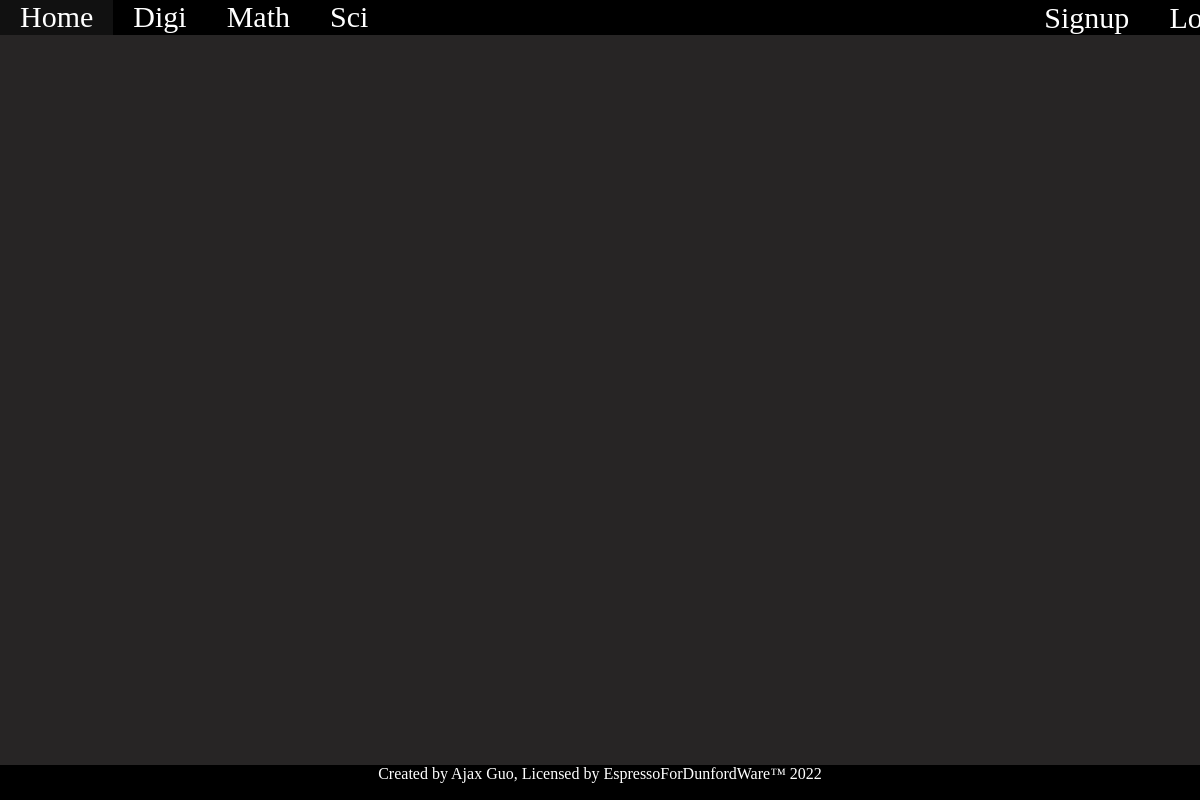
The page /board/3/42 on the database as committed earlier.
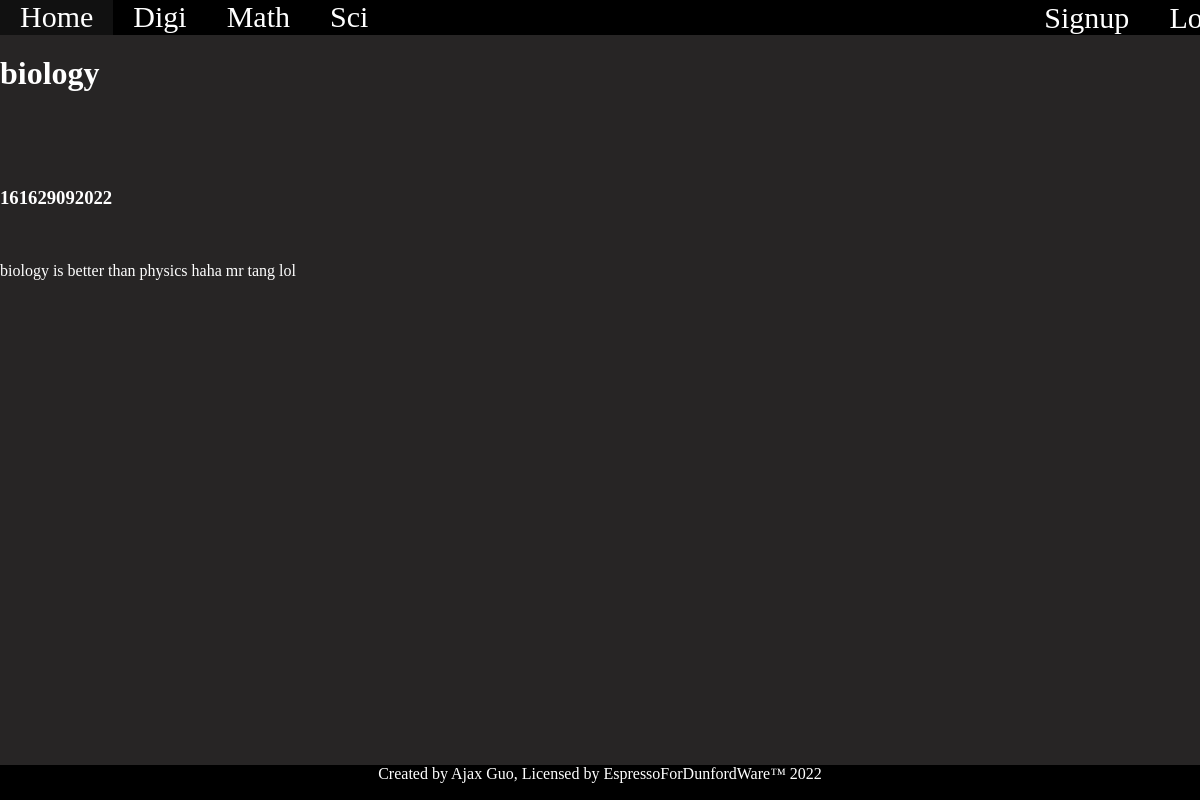
The same page on the database as committed later.
### tables this page shows
CREATE TABLE Thread (id INTEGER PRIMARY KEY AUTOINCREMENT, title STRING NOT NULL, board_id INTEGER NOT NULL REFERENCES Board (id), pinned BOOLEAN NOT NULL, category STRING NOT NULL);

CREATE TABLE Post (id INTEGER PRIMARY KEY AUTOINCREMENT, created_at DATETIME NOT NULL, body STRING NOT NULL, user_id INTEGER NOT NULL REFERENCES User (id), thread_id INTEGER NOT NULL REFERENCES Thread (id), board_id INTEGER REFERENCES Board (id) NOT NULL, image_string STRING);

### main.py (the view)
@app.route("/board/<int:board_id>/<int:thread_id>", methods=["GET"])
def thread_view(board_id , thread_id):
    conn = get_db()
    cursor = conn.cursor()
    cursor.execute('''SELECT name FROM Board WHERE id = ?''', (board_id,))
    name = cursor.fetchone()
    cursor.execute('''SELECT id,title FROM Thread WHERE id = ?''', (thread_id,))
    thread_value=cursor.fetchone()
    cursor.execute('''SELECT body FROM Post WHERE thread_id = ?''', (thread_id,))
    thread_text=cursor.fetchone()
    cursor.execute('''SELECT created_at FROM Post WHERE thread_id = ?''', (thread_id,))
    thread_time=cursor.fetchone()
    return render_template("thread.html", name=name[0], thread_id=thread_id,
                            thread_value=thread_value, thread_text=thread_text,
                            thread_time=thread_time)

### main.py (called while the page is built)
def get_db():
    if "db" not in g:
        g.db = sqlite3.connect("kabaj.db")
    return g.db

@app.teardown_appcontext
def teardown_db(_):
    get_db().close()

### templates/thread.html (shortened to what this page needs)
<!DOCTYPE html>
{%extends "layout.html"%}
{%block content%}
  <p><br></p>
  <h1>{{thread_value[1]}}</h1> <br>
  <h3>{{username}}</h3> <br>
  <h3> {{thread_time[0]}}</h3> <br>
  <p>{{thread_text[0]}}</p>
{%endblock%}

### templates/layout.html (shortened to what this page needs)
<!DOCTYPE html>
<html>
  <head>
  <link rel = "stylesheet" href = "/static/style.css">
  </head>
  <body>
    <header>
      <ul>
      <li> <a id="Home" href="/">Home</a></li>
      <li> <a href="/board/1">Digi</a></li>
      <li> <a href="/board/2">Math</a></li>
      <li> <a href="/board/3">Sci</a></li>
      {% if session.get("is_logged_in", False) %}
      <div class="nav-right-logout">
        <li> <a href="/logout">Logout</a></li></div>
      {% else %}
      <div class="nav-right">
        <li> <a href="/signup">Signup</a></li>
        <li> <a href="/login">Login</a></li> </div>
      {% endif %}
      </ul>
    </header>
        {%block content%} {%endblock%}
<footer>
    <ul>
      <li>Created by Ajax Guo, Licensed by EspressoForDunfordWare™ 2022 </li>
    </ul>
</footer>
  </body>
</html>

### static/style.css (style rules this page uses)
body { background-color:#272525; font-family:"Roboto Mono"; color: white; }
body { margin:0; }
ul { display: flex; flex-direction: row; list-style-type: none; margin: 0; padding: 0; overflow: hidden; background-color: black; position: fixed; top: 0; width: 100%; height: 35px; margin-left: auto; }
.nav-right { align-items: center; display: flex; flex-direction: row; top: 0; width: 100%; height: 35px; position: relative; left: 53%; }
li a { color: white; text-align: left; padding: 20px 20px; text-decoration: none; font-size: 30px; text-align: center; margin-left: auto; }
footer ul { margin: 0; background-color: black; display: flex; justify-content: center; position: relative; }
footer { text-align: center; background-color: black; margin-top: auto; display: flex; flex-direction: column; justify-content: flex-start; bottom: 0; position: fixed; width: 100%; padding-top: 5 px; }

Rows that differ between the two databases and show on the page:
added Thread: title "biology"
added Post: created_at "161629092022", body "biology is better than physics haha mr tang lol"
